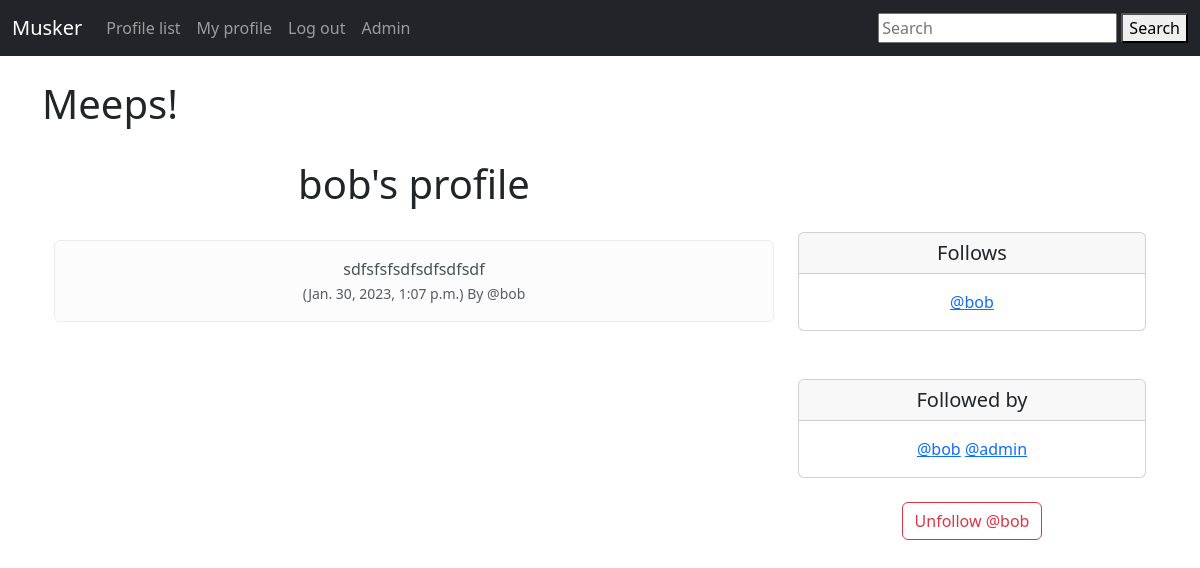
The app's page /profile/2 (signed in) with its own data.
### musker/models.py (models this page shows, shortened)
class Profile(models.Model):
    user = models.OneToOneField(User, on_delete=models.CASCADE)
    follows = models.ManyToManyField('self', related_name='followed_by', symmetrical=False, blank=True)
    date_modified = models.DateTimeField(User, auto_now=True)
    def __str__(self):
        return self.user.username

class Meep(models.Model):
    user = models.ForeignKey(User, related_name='meeps', on_delete=models.DO_NOTHING)
    body = models.CharField(max_length=200)
    created_at = models.DateTimeField(auto_now_add=True)

### musker/views.py (the view, shortened to what this page needs)
# urls.py: path('profile/<int:pk>', views.profile, name='profile'),
def profile(request, pk):
    if request.user.is_authenticated:
        profile = Profile.objects.get(user_id=pk)
        meeps = Meep.objects.filter(user_id=pk).order_by('-created_at')
        return render(request, 'profile.html', {
            'profile': profile,
            'meeps': meeps
        })
    else:
        messages.warning(request, 'You must be logged in to view this page.')
        return redirect('home')

### musker/templates/profile.html (shortened to what this page needs)
{% extends 'base.html' %}
{% block content %}
<html lang="en">
<head>
</head>
<body>
    {% if profile %}
        <h1>Meeps!</h1>
        <br>
    <div class="container text-center">
        <div class="row">
            <div class="col-8">
                <h1>{{ profile.user.username }}'s profile</h1>
                <br>
                <div>
                    {% if meeps %}
                        {% for meep in meeps %}
                            <div class="alert alert-light" role="alert">
                              {{ meep.body }}<br/>
                              <small class="text-muted">
                                ({{ meep.created_at}}) By
                                @{{ meep.user.username }}
                              </small>
                                <br>
                            </div>
                            <br>
                        {% endfor %}
                    {% endif %}
                </div>
            </div>
            <div class="col-4">
                <br><br><br>
                <div class="card">
                  <h5 class="card-header">Follows</h5>
                  <div class="card-body">
                    <p class="card-text">
                        {% for following in profile.follows.all %}
                            <a href="{% url 'profile' following.user.id %}"> @{{ following }}</a><br>
                        {% endfor %}</p>
                  </div>
                </div>
                <br><br>
                <div class="card">
                  <h5 class="card-header">Followed by</h5>
                  <div class="card-body">
                    <p class="card-text">
                        {% for following in profile.followed_by.all %}
                            <a href="{% url 'profile' following.user.id %}"> @{{ following }}</a>
                        {% endfor %}
                    </p>
                  </div>
                </div>
                <br>
                <form method="post">
                    {% if profile in user.profile.follows.all %}
                        <button class="btn btn-outline-danger" name="follow" value="unfollow" type="submit">
                            Unfollow @{{ profile.user.username|lower }}
                        </button>
                    {% else %}
                        <button class="btn btn-outline-success" name="follow" value="follow" type="submit">
                            Follow @{{ profile.user.username|lower }}
                        </button>
                    {% endif %}
                </form>
            </div>
        </div>
    </div>
    {% endif %}
</body>
</html>
{% endblock %}

### records on screen
Profile: user.username "bob"
Meep: body "sdfsfsfsdfsdfsdfsdf", created_at "Jan. 30, 2023, 1:07 p.m.", user.username "bob"
Profile: user.username "admin"
